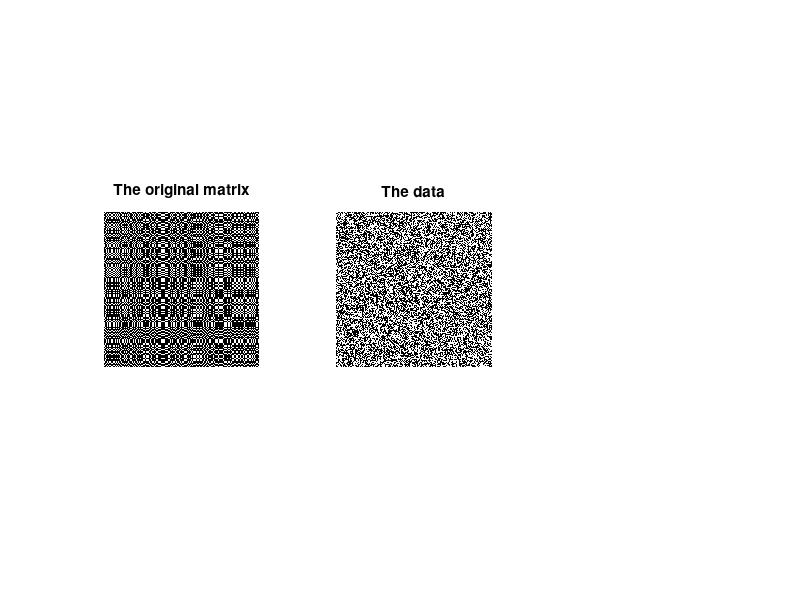

MATLAB code to generate this figure: (Note: this script raises an error after producing the figure.)
path(path,'./Subroutines');
path(path,'./Functions');
%
n=2500;%size of the vector X
RANK=3;%rank
p=0.5;
Deltaeff=0.05;

Delta=sqrt(p*(1-p)/Deltaeff);
pout = p - Delta/(RANK*sqrt(n));
pin = p + (1-1/RANK)*Delta/sqrt(n);

fprintf(1,'Creating a %dx%d network of rank %d \n',n,n,RANK);
 X = zeros(n,RANK);
for i=1:n
    X(i,ceil(rand()*RANK))=1;
end

%creating the adjacency matrix
random1=triu(rand(n,n)<pin,1);
random1=random1 +random1';
random2=triu(rand(n,n)<pout,1);
random2=random2 +random2';
    


A=X*X'.*random1+(1-X*X').*random2;
S=(Delta/pout)*A - (1-A)*Delta/(1-pout);
mu=(pin-pout)*sqrt(n);
Iinv=(mu*mu/(pout*(1-pout)))^-1;


subplot(1,3,1)
imshow(X*X')
title('The original matrix')
subplot(1,3,2)
imshow(A)
title('The data')


%Calling the code
fprintf(1,'Running LowRAMP \n');
tic
[x_ample] = LowRAMP_XX(S,Iinv,RANK)    ;
toc;

subplot(1,3,3)
imshow(x_ample*x_ample')
title('The reconstruted matrix')



